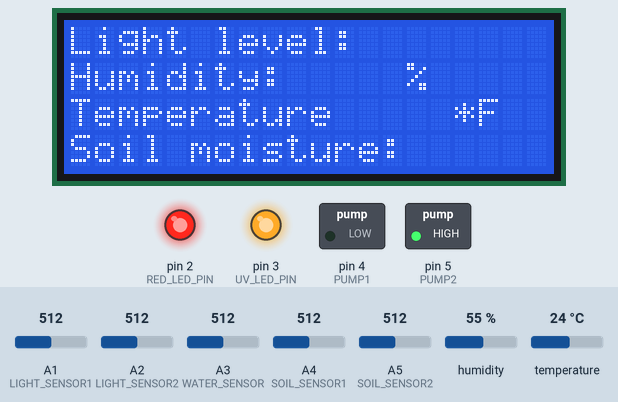
This sketch was run on a simulated Arduino Uno, built with avr-gcc and run on an emulated ATmega328P. On the bench: 20×4 character LCD, switched loads named in the sketch (green lamp = pin HIGH), output pins drawn as LEDs (lit = HIGH). Dashed ring = blinking. The test bench sets the inputs (shaded band); at power-on: A1 (LIGHT_SENSOR1) = 512, A3 (WATER_SENSOR) = 512, A4 (SOIL_SENSOR1) = 512, A2 (LIGHT_SENSOR2) = 512, A5 (SOIL_SENSOR2) = 512, humidity 55 %, temperature 24 °C. What the sketch prints to the serial monitor is not drawn.

Above: at 1.3 s.
1.4 s: A1 (LIGHT_SENSOR1) set to 498
5.6 s: A1 (LIGHT_SENSOR1) set to 476
At 8.0 s:
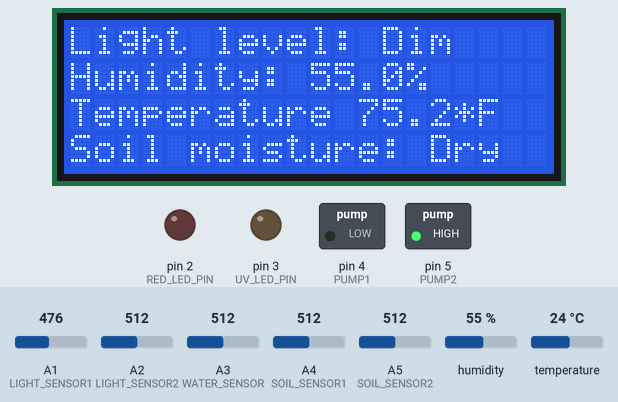
10.7 s: A3 (WATER_SENSOR) set to 40
At 16.7 s:
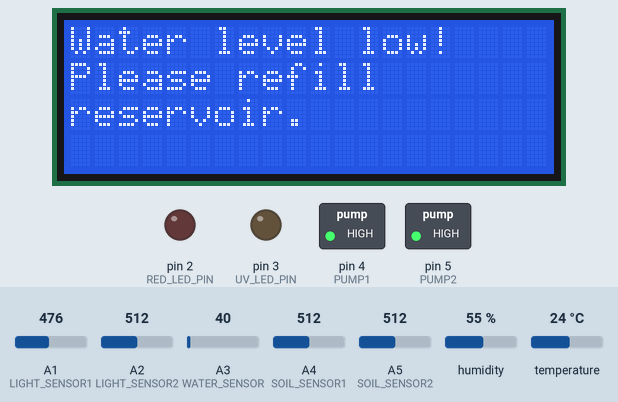
16.9 s: A4 (SOIL_SENSOR1) set to 493
At 21.6 s:
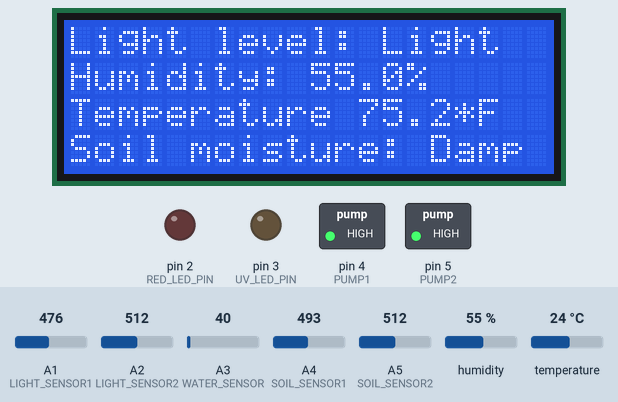
22.8 s: A3 (WATER_SENSOR) set to 48
28.5 s: A3 (WATER_SENSOR) set to 56
At 30.3 s:
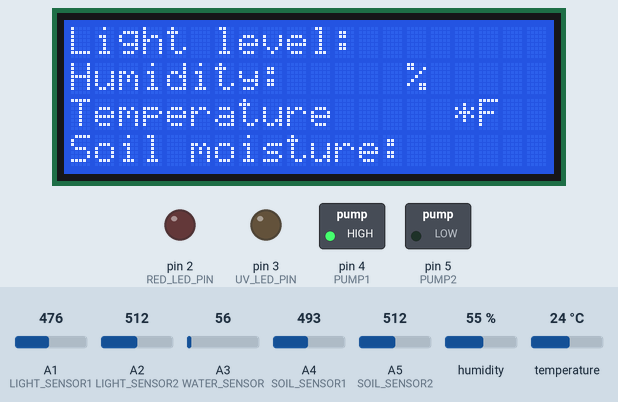
Timing chart, 0 to 34.0 s (numbered marks = the images above; inputs shaded):
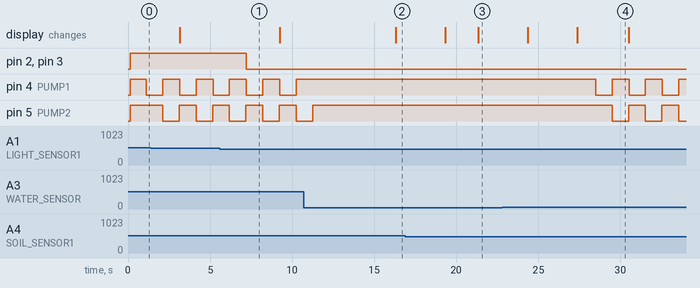

Measured:
- the behaviour switches between 490 and 489 on A1 (LIGHT_SENSOR1) (found by bisection; images 0 and 1)
- the behaviour switches between 500 and 499 on A4 (SOIL_SENSOR1) (found by bisection; images 2 and 3)
- the behaviour switches between 50 and 51 on A3 (WATER_SENSOR) (found by bisection; images 3 and 4)
- after the input at 5.6 s, pin 2 (RED_LED_PIN), pin 3 (UV_LED_PIN): HIGH → LOW after 1.6 s
- after the input at 10.7 s, pin 4 (PUMP1): stops changing and stays HIGH; pin 5 (PUMP2): goes on until 11.2 s, then stays HIGH; the display: changes after 5.6 s (image 2)
- after the input at 16.9 s, the display: first differs from a run without the input after 4.5 s (image 3)
- after the input at 28.5 s, pin 4 (PUMP1): alternates HIGH for 1.0 s and LOW for 1.0 s, starting at once; pin 5 (PUMP2): alternates HIGH for 1.0 s and LOW for 1.0 s, starting after 1.0 s
- by itself, pin 4 (PUMP1), pin 5 (PUMP2): alternates HIGH for 1.0 s and LOW for 1.0 s

The sketch:

GreenhouseController.ino
```cpp
/*
This file serves as the main program for controlling the automated greenhouse and will integrate
the digital humidity/temperature sensors, light sensors, soil moisture sensors, and water level sensor
for data acquisition.

It will also control the watering pumps for the plants along with controlling the LED grow lights.
*/

#include <Wire.h>
#include <LiquidCrystal_I2C.h>
#include <string.h>

#include "DHT.h"

// digital pins
#define RED_LED_PIN 2
#define UV_LED_PIN 3
#define PUMP1 4
#define PUMP2 5

// analog pins
#define DHT_SENSOR A0
#define LIGHT_SENSOR1 A1
#define LIGHT_SENSOR2 A2
#define WATER_SENSOR A3
#define SOIL_SENSOR1 A4
#define SOIL_SENSOR2 A5


// misc.
#define DHTTYPE DHT22   // DHT 22  (AM2302)
#define LED_OFF 0
#define LED_ON 255
#define NUM_PLANTS 2

struct PlantSensorData{
  int soilMoisture;
  unsigned long timeSinceLastWater;
};

struct GreenhouseSensorData{
  float lightLevel;
  float humidity;
  float temperature;
  int waterLevel;
};

// globals
LiquidCrystal_I2C lcd(0x27, 20, 4); // I2C address 0x27, 16 column and 2 rows
GreenhouseSensorData greenhouseSensorData;
PlantSensorData plant1;
PlantSensorData plant2;
PlantSensorData plants[NUM_PLANTS] = {plant1, plant2};
DHT dht(DHT_SENSOR, DHTTYPE);
unsigned long timeStart;
unsigned long timeSinceLastPrint;
unsigned long timeSinceLastWater;
float avgLightLevel;

// function prototypes
// just printing greenhouseSensorData
void initLcdSensorStrings();
void displayInfoLcd();
// doesn't return anything but modifies a global struct
void gatherSensorData();
float convertCelsToFahren(float celsius);

String translateLightLevel();
String translateMoistureLevel();

void initLeds();
void setLeds(int ledState);

void pumpWater(int pump);


void setup() {
  // LCD screen
  lcd.init(); //initialize the lcd
  lcd.backlight(); //open the backlight
  lcd.setCursor(0, 0);
  initLcdSensorStrings();
  // debug
  // lcd.print("Hello World!");

  //  DHT sensor (humidity & temp.)
  dht.begin();

  // serial monitor debug
  Serial.begin(9600);

  // sensor data struct
  greenhouseSensorData.lightLevel = 0;
  greenhouseSensorData.humidity = 0;
  greenhouseSensorData.temperature = 0;
  greenhouseSensorData.waterLevel = 0;

  // LEDs
  initLeds();

  // Pumps
  pinMode(PUMP1, OUTPUT);
  pinMode(PUMP2, OUTPUT);
  digitalWrite(PUMP1, HIGH);
  digitalWrite(PUMP2, HIGH);

  //time at start
  timeStart = millis();
  timeSinceLastPrint = millis();
  plant1.timeSinceLastWater = millis();
  plant2.timeSinceLastWater = millis();
}

void loop() {

  // put your main code here, to run repeatedly:
  // gather data
  gatherSensorData();
  // do processing


  // do control
  // check light level and turn LEDs on or off
  if (greenhouseSensorData.lightLevel > 500){
    setLeds(LED_ON);
  }
  else {
    setLeds(LED_OFF);
  }

  // water plants if necessary
  if (plant1.soilMoisture > 450 && greenhouseSensorData.waterLevel > 50){
    if (millis() - plant1.timeSinceLastWater > 1000){
      pumpWater(PUMP1);
      plant1.timeSinceLastWater = millis();
    }
  }

  if (plant2.soilMoisture > 450 && greenhouseSensorData.waterLevel > 50){
    if (millis() - plant2.timeSinceLastWater > 1000){
      pumpWater(PUMP2);
      plant2.timeSinceLastWater = millis();
    }
  }

  // display information
  // only update every 2 seconds; avoids flickering lcd
  if (millis() - timeSinceLastPrint > 2000){
    displayInfoLcd();
    timeSinceLastPrint = millis();
  }
}

void initLeds(){
  pinMode(RED_LED_PIN, OUTPUT);
  pinMode(UV_LED_PIN, OUTPUT);
  setLeds(LED_OFF);
}

void setLeds(int ledState){
  analogWrite(RED_LED_PIN, ledState);
  analogWrite(UV_LED_PIN, ledState);
}

void gatherSensorData(){
  int lightLevel1 = analogRead(LIGHT_SENSOR1);
  int lightLevel2 = analogRead(LIGHT_SENSOR2);
  // Serial.print("Light sensor 1: ");
  // Serial.println(lightLevel1);
  // Serial.print("Light sensor 2: ");
  // Serial.println(lightLevel2);
  greenhouseSensorData.lightLevel = (lightLevel1 + lightLevel2)/2;

  float h = dht.readHumidity();
  float t = dht.readTemperature();

  if (isnan(h) || isnan(t)) {
    Serial.println("Failed to read from DHT sensor!");
    return;
  }

  greenhouseSensorData.humidity = h;
  greenhouseSensorData.temperature = t;

  plant1.soilMoisture = analogRead(SOIL_SENSOR1);
  plant2.soilMoisture = analogRead(SOIL_SENSOR2);
  greenhouseSensorData.waterLevel = analogRead(WATER_SENSOR);
}

String translateLightLevel(){
  String lightStr;

  if (greenhouseSensorData.lightLevel < 100) {
      Serial.println("Very bright");
      lightStr = "Bright ";
    } else if (greenhouseSensorData.lightLevel < 200) {
      Serial.println(" - Bright");
      lightStr = "Bright ";
    } else if (greenhouseSensorData.lightLevel < 500) {
      Serial.println(" - Light");
      lightStr = "Light  ";
    } else if (greenhouseSensorData.lightLevel < 600) {
      Serial.println(" - Dim");
      lightStr = "Dim    ";
    } else {
      Serial.println(" - Dark");
      lightStr = "Dark   ";
    }

  return lightStr;
}

String translateMoistureLevel(int soilMoisture){
  String moistureStr;

  if (soilMoisture < 300) {
      Serial.println(" - Soaked");
      moistureStr = "Soaked";
    } else if (soilMoisture < 400) {
      Serial.println(" - Wet");
      moistureStr = " Wet  ";
    } else if (soilMoisture < 500) {
      Serial.println(" - Damp");
      moistureStr = " Damp ";
    } else if (soilMoisture < 600) {
      Serial.println(" - Dry");
      moistureStr = " Dry  ";
    } else {
      Serial.println(" - Arid");
      moistureStr = " Arid ";
    }

  return moistureStr;
}

float convertCelsToFahren(float celsius){
  float fahrenheit = (celsius * 1.8) + 32.0;
  return fahrenheit;
}

void initLcdSensorStrings(){
  // This function optimizes LCD printing so we can avoid printing
  // the entire strings
  lcd.clear();
  lcd.setCursor(0, 0);
  lcd.print("Light level: ");

  lcd.setCursor(0, 1);
  lcd.print("Humidity: ");
  lcd.setCursor(14, 1);
  lcd.print('%');

  lcd.setCursor(0, 2);
  lcd.print("Temperature ");
  lcd.setCursor(15, 2);
  lcd.print(" *F");

  lcd.setCursor(0, 3);
  lcd.print("Soil moisture:");
}

void displayInfoLcd(){
  unsigned long lcdDisplayTime = millis();
  String lightStr = "";
  String moistureStr = "";
  // display sensor data on each row
  // lcd.clear();
  // lightStr will always start on column 13
  lightStr = translateLightLevel();
  lcd.setCursor(13, 0);
  lcd.print(lightStr);

  lcd.setCursor(10, 1);
  lcd.print(String(greenhouseSensorData.humidity, 1));
  Serial.print("Humidity: ");
  Serial.print(greenhouseSensorData.humidity);
  Serial.println();


  lcd.setCursor(12, 2);
  lcd.print(String(convertCelsToFahren(greenhouseSensorData.temperature), 1));

  moistureStr = translateMoistureLevel(plant1.soilMoisture);
  lcd.setCursor(14, 3);
  lcd.print(String(moistureStr));
  Serial.print("Soil moisture: ");
  Serial.print(plant1.soilMoisture);
  Serial.print(plant2.soilMoisture);
  Serial.println();


  if (greenhouseSensorData.waterLevel < 50){
    // wait a few seconds before displaying the warning
    while (millis() - lcdDisplayTime < 3000){};
    lcd.clear();
    lcd.setCursor(0, 0);
    lcd.print("Water level low!");
    lcd.setCursor(0, 1);
    lcd.print("Please refill");
    lcd.setCursor(0, 2);
    lcd.print("reservoir.");
    while (millis() - lcdDisplayTime < 6000){};
    initLcdSensorStrings();
  }
  Serial.print("Water level: ");
  Serial.print(greenhouseSensorData.waterLevel);
  Serial.println();

  // display water level?
  // lcd.clear();
  // lcd.home();
  // lcd.print("Water level: ");
  // lcd.print(String(greenhouseSensorData.waterLevel, 10));

}

void pumpWater(int pump){
  // the relay which controls the pump is active LOW logic; pumps when set LOW
  digitalWrite(pump, LOW);
  delay(1000);
  digitalWrite(pump, HIGH);
}
```
